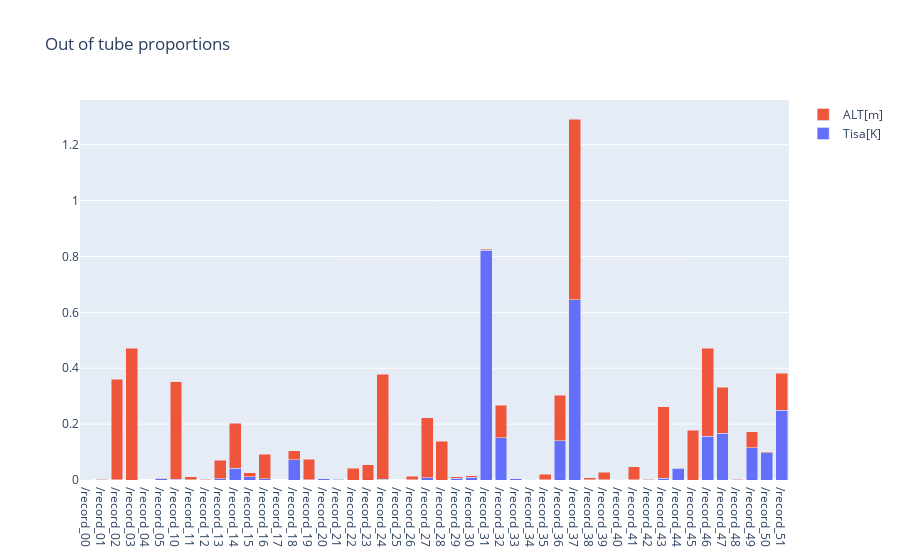

The notebook cell this image was saved under:
### Markdown cell above
Le cas des longueurs d'intervalles vides pose encore des problème. Si c'est le cas c'est que les instants sont mal calculés, mais cela peut toujours arriver.

### Code cell
T.plot_scores()

### Figure 1 — Plotly figure (JSON) as saved in the notebook; plotly's stock layout.template omitted (floating-point values rounded to 4 significant figures)
{"data": [{"name": "Tisa[K]", "type": "bar", "x": ["/record_00", "/record_01", "/record_02", "/record_03", "/record_04", "/record_05", "/record_10", "/record_11", "/record_12", "/record_13", "/record_14", "/record_15", "/record_16", "/record_17", "/record_18", "/record_19", "/record_20", "/record_21", "/record_22", "/record_23", "/record_24", "/record_25", "/record_26", "/record_27", "/record_28", "/record_29", "/record_30", "/record_31", "/record_32", "/record_33", "/record_34", "/record_35", "/record_36", "/record_37", "/record_38", "/record_39", "/record_40", "/record_41", "/record_42", "/record_43", "/record_44", "/record_45", "/record_46", "/record_47", "/record_48", "/record_49", "/record_50", "/record_51"], "y": [0.0008296, 0.0009055, 0.0003288, 0, 0, 0.004739, 0.002646, 0.0002939, 0.0004163, 0.004038, 0.04254, 0.01237, 0.004464, 0, 0.0719, 0.0002899, 0.003918, 0.001944, 0, 0, 0.002514, 0, 0.001292, 0.008375, 0, 0.005577, 0.0104, 0.8219, 0.1504, 0.004579, 0.001001, 0.0006908, 0.1398, 0.6455, 0.00114, 0.001073, 0.0004451, 0.0003903, 0.001629, 0.006928, 0.04269, 0, 0.156, 0.1675, 0.001533, 0.1155, 0.0969, 0.2497]}, {"name": "ALT[m]", "type": "bar", "x": ["/record_00", "/record_01", "/record_02", "/record_03", "/record_04", "/record_05", "/record_10", "/record_11", "/record_12", "/record_13", "/record_14", "/record_15", "/record_16", "/record_17", "/record_18", "/record_19", "/record_20", "/record_21", "/record_22", "/record_23", "/record_24", "/record_25", "/record_26", "/record_27", "/record_28", "/record_29", "/record_30", "/record_31", "/record_32", "/record_33", "/record_34", "/record_35", "/record_36", "/record_37", "/record_38", "/record_39", "/record_40", "/record_41", "/record_42", "/record_43", "/record_44", "/record_45", "/record_46", "/record_47", "/record_48", "/record_49", "/record_50", "/record_51"], "y": [0.0005531, 0.0009055, 0.3594, 0.4719, 0, 0.00237, 0.3492, 0.01146, 0.002914, 0.06681, 0.1609, 0.01377, 0.0878, 0, 0.03305, 0.07364, 0.001176, 0.001944, 0.04214, 0.05511, 0.3759, 0, 0.01214, 0.2144, 0.1387, 0.006006, 0.004624, 0.003563, 0.1172, 0.0006733, 0.0006676, 0.02003, 0.1643, 0.6465, 0.007602, 0.02655, 0.0004451, 0.04645, 0.0002327, 0.2546, 0.001538, 0.1775, 0.3154, 0.1639, 0.0003406, 0.05797, 0.003876, 0.1316]}], "layout": {"barmode": "stack", "title": {"text": "Out of tube proportions"}}}
